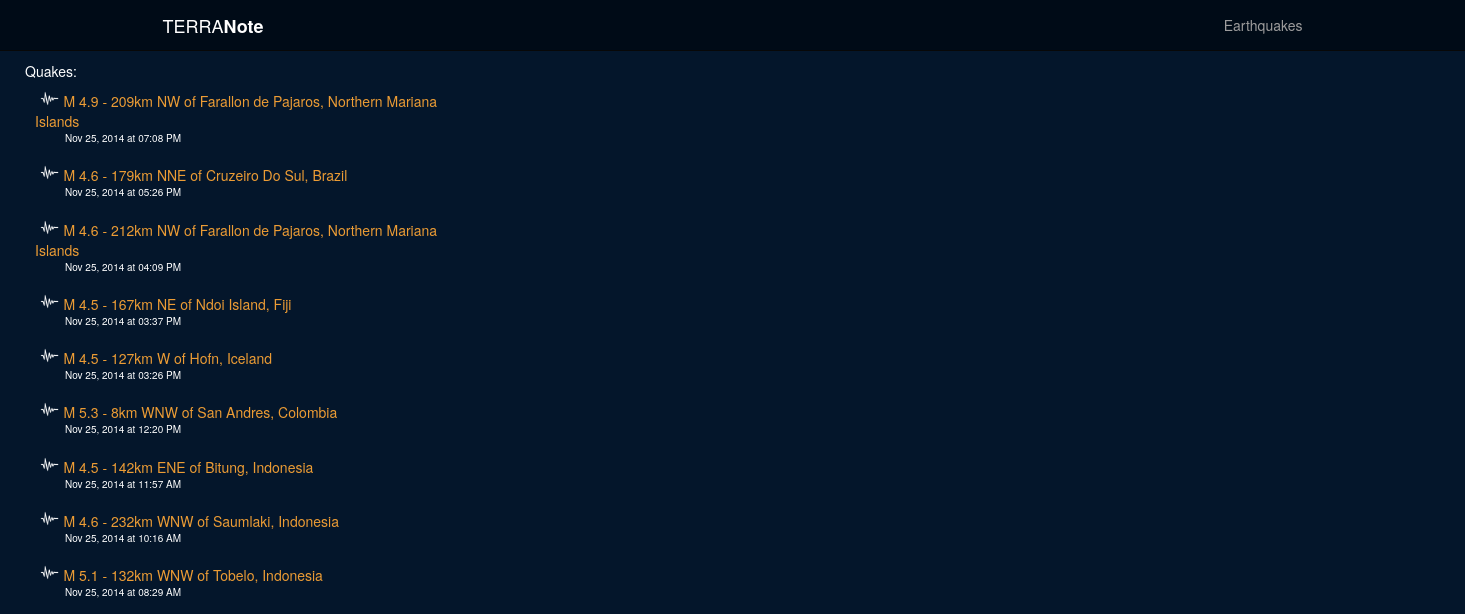
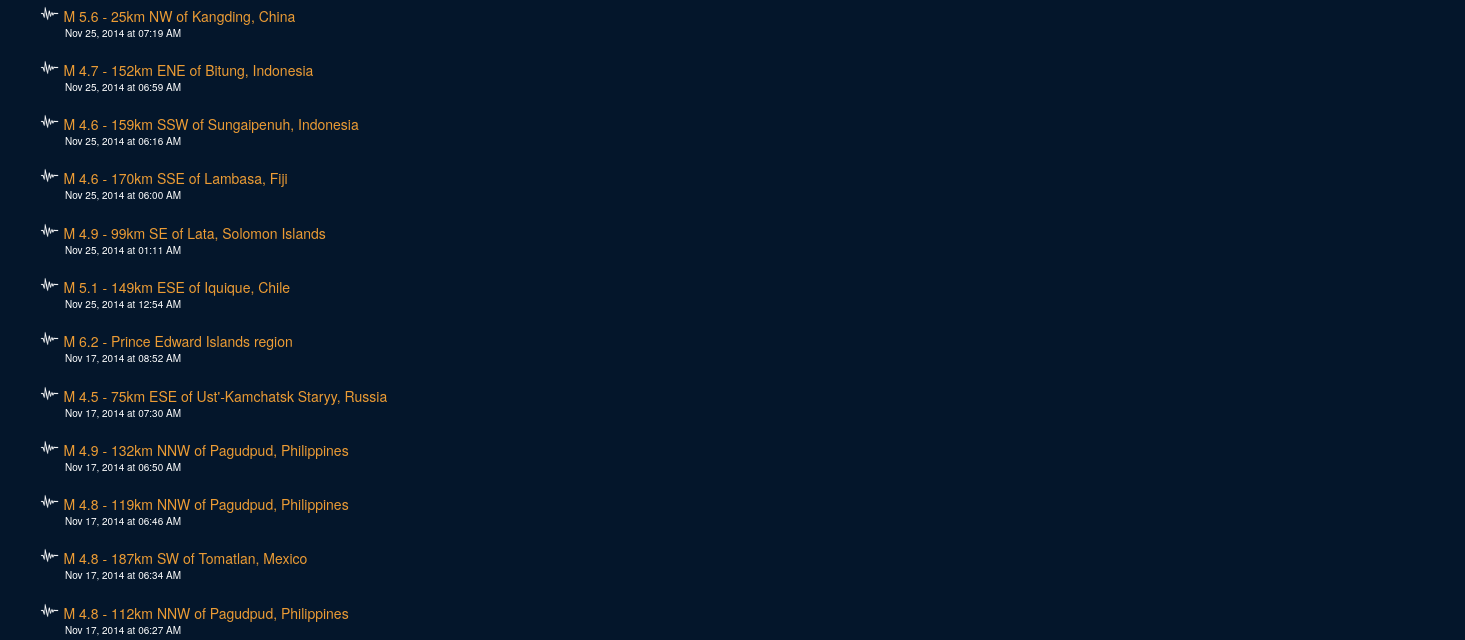
The app's page /quakes (upper part), older data (2 pictures, top to bottom).
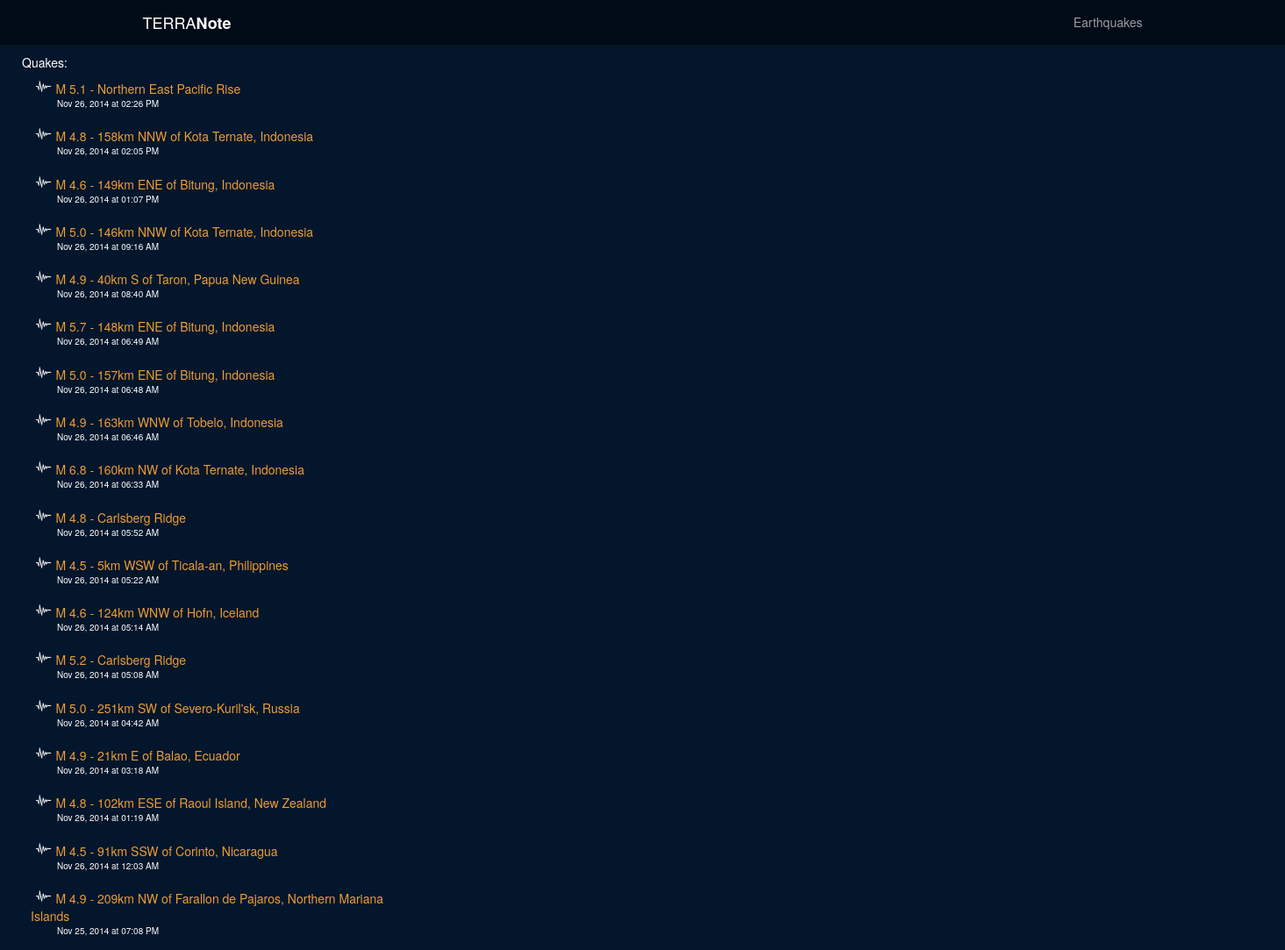
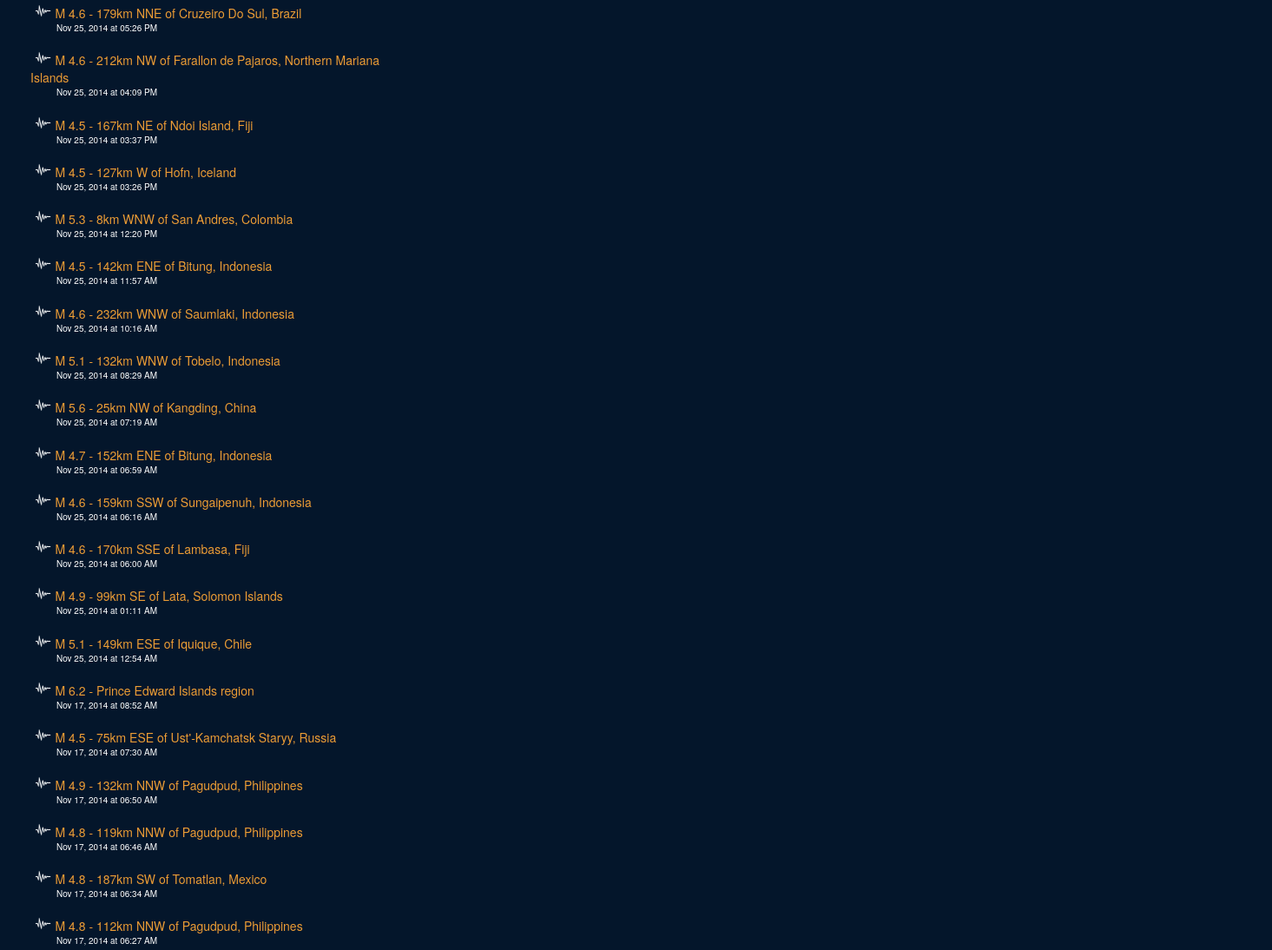
The same page, newer data (2 pictures, top to bottom).
### model.py (models this page shows)
class Quake(Base):
    __tablename__ = "quakes"
    quake_id = Column(String(50), primary_key = True)
    quake_title = Column(String, nullable = False)
    quake_type = Column(String(25), nullable = False)
    magnitude = Column(Float, nullable = False)
    place = Column(String, nullable = False)
    latitude = Column(Float, nullable = False)
    longitude = Column(Float, nullable = False)
    depth = Column(Float, nullable = False)
    quake_datetime = Column(DateTime, nullable = False)
    url = Column(String, nullable = False)
    seismictype = Column(String, nullable = False)
    status = Column(String, nullable = False)
    felt = Column(Integer, nullable = True)
    tsunami = Column(Integer, nullable = True)
    recordtime = Column(DateTime, nullable = False)

### note.py (the view)
@app.route("/quakes")
def quake_notes():
	data = Quake.query.order_by(Quake.quake_datetime.desc()).limit(25)
	cols = Quake.__table__.columns
	json_compiled = {}
	for quake in data:
		json_compiled[quake.quake_id] = {}
		json_compiled[quake.quake_id]['lat'] = quake.latitude
		json_compiled[quake.quake_id]['lng'] = quake.longitude
		json_compiled[quake.quake_id]['title'] = quake.quake_title
		json_compiled[quake.quake_id]['id'] = quake.quake_id
	quakes = Quake.query.order_by(Quake.quake_datetime.desc()).all()
	return render_template("quakes.html", quakes=quakes, quake_points=json_compiled)

### templates/quakes.html (shortened to what this page needs)
{% extends 'base.html' %}
{% block body %}
<div class="col-sm-4">
	<div class="quake-list">
		Quakes:
		{% for quake in quakes %}
		<div class="quake-list">
			<img class="small-icon" src="/static/images/quake-icon.png"/>
			<div class="recent-title"> <a href="/quakes/{{ quake.quake_id }}">{{ quake.quake_title }}</a> </div><div class="recent-datetime"> {{ quake.quake_datetime.strftime('%b %d, %Y at %I:%M %p') }}</div>
		</div>
		{% endfor %}
	</div>
</div>
<div class="col-sm-8">
	<div id="quakes-canvas"></div>
</div>
{% endblock %}

Row changes from the older to the newer data that the page shows:
added Quake: quake_title "M 5.1 - Northern East Pacific Rise", quake_datetime "Nov 26, 2014 at 02:26 PM"
added Quake: quake_title "M 4.8 - 158km NNW of Kota Ternate, Indonesia", quake_datetime "Nov 26, 2014 at 02:05 PM"
added Quake: quake_title "M 4.6 - 149km ENE of Bitung, Indonesia", quake_datetime "Nov 26, 2014 at 01:07 PM"
added Quake: quake_title "M 5.0 - 146km NNW of Kota Ternate, Indonesia", quake_datetime "Nov 26, 2014 at 09:16 AM"
added Quake: quake_title "M 4.9 - 40km S of Taron, Papua New Guinea", quake_datetime "Nov 26, 2014 at 08:40 AM"
added Quake: quake_title "M 5.7 - 148km ENE of Bitung, Indonesia", quake_datetime "Nov 26, 2014 at 06:49 AM"
added Quake: quake_title "M 5.0 - 157km ENE of Bitung, Indonesia", quake_datetime "Nov 26, 2014 at 06:48 AM"
added Quake: quake_title "M 4.9 - 163km WNW of Tobelo, Indonesia", quake_datetime "Nov 26, 2014 at 06:46 AM"
added Quake: quake_title "M 6.8 - 160km NW of Kota Ternate, Indonesia", quake_datetime "Nov 26, 2014 at 06:33 AM"
added Quake: quake_title "M 4.8 - Carlsberg Ridge", quake_datetime "Nov 26, 2014 at 05:52 AM"
added Quake: quake_title "M 4.5 - 5km WSW of Ticala-an, Philippines", quake_datetime "Nov 26, 2014 at 05:22 AM"
added Quake: quake_title "M 4.6 - 124km WNW of Hofn, Iceland", quake_datetime "Nov 26, 2014 at 05:14 AM"
added Quake: quake_title "M 5.2 - Carlsberg Ridge", quake_datetime "Nov 26, 2014 at 05:08 AM"
added Quake: quake_title "M 5.0 - 251km SW of Severo-Kuril'sk, Russia", quake_datetime "Nov 26, 2014 at 04:42 AM"
added Quake: quake_title "M 4.9 - 21km E of Balao, Ecuador", quake_datetime "Nov 26, 2014 at 03:18 AM"
added Quake: quake_title "M 4.8 - 102km ESE of Raoul Island, New Zealand", quake_datetime "Nov 26, 2014 at 01:19 AM"
added Quake: quake_title "M 4.5 - 91km SSW of Corinto, Nicaragua", quake_datetime "Nov 26, 2014 at 12:03 AM"
